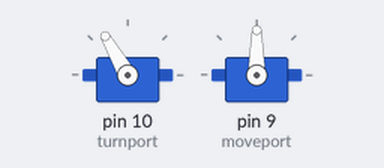
Simulated run of this sketch. Board: Arduino Uno, built with avr-gcc and run on an emulated ATmega328P. Shown: 2 × servo.

Above: at 10.1 s.
Timing chart, 0 to 11.6 s (numbered marks = the images above):
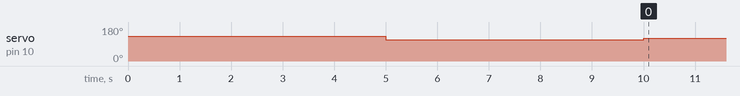

Measured:
- by itself, servo on pin 10 (turnport): 130° → 112° at 5.0 s, → 120° 5.0 s later

The sketch:

alignment.ino
```cpp
int leftangle = 112;
int center = 120;
int rightangle = 130;
int TrueSpeed;
int Angle;
int moveport = 9;
int turnport = 10;
#include <Servo.h>

Servo turnmotor;
Servo movemotors;
void setup() {
  turnmotor.attach(turnport);
  movemotors.attach(moveport);
  turnmotor.write(center);

  Right();
  Left();
  turnmotor.write(center);
  /*delay(5000);
  Forward();
  Right();
  Forward();
  Stop();
  movemotors.write(90);
  turnmotor.write(center);*/
}


void Forward() {
  TrueSpeed = 254;
  movemotors.write(110);
  delay(5400);
}
void Backward() {
  TrueSpeed = 127;
  movemotors.write(70);
  delay(5000);
}
  void Stop() {
    TrueSpeed = 191;
    movemotors.write(90);
    delay(5000);
  }
  void Left() {
    TrueSpeed = 254;
    //movemotors.write(110);
    turnmotor.write(leftangle);
    delay(5000);
    turnmotor.write(center);
    }

    void Right() {
    TrueSpeed = 254;
    //movemotors.write(110);
    turnmotor.write(rightangle);
    delay(5000);
    turnmotor.write(center);
    }


  void loop() {
    }
```
